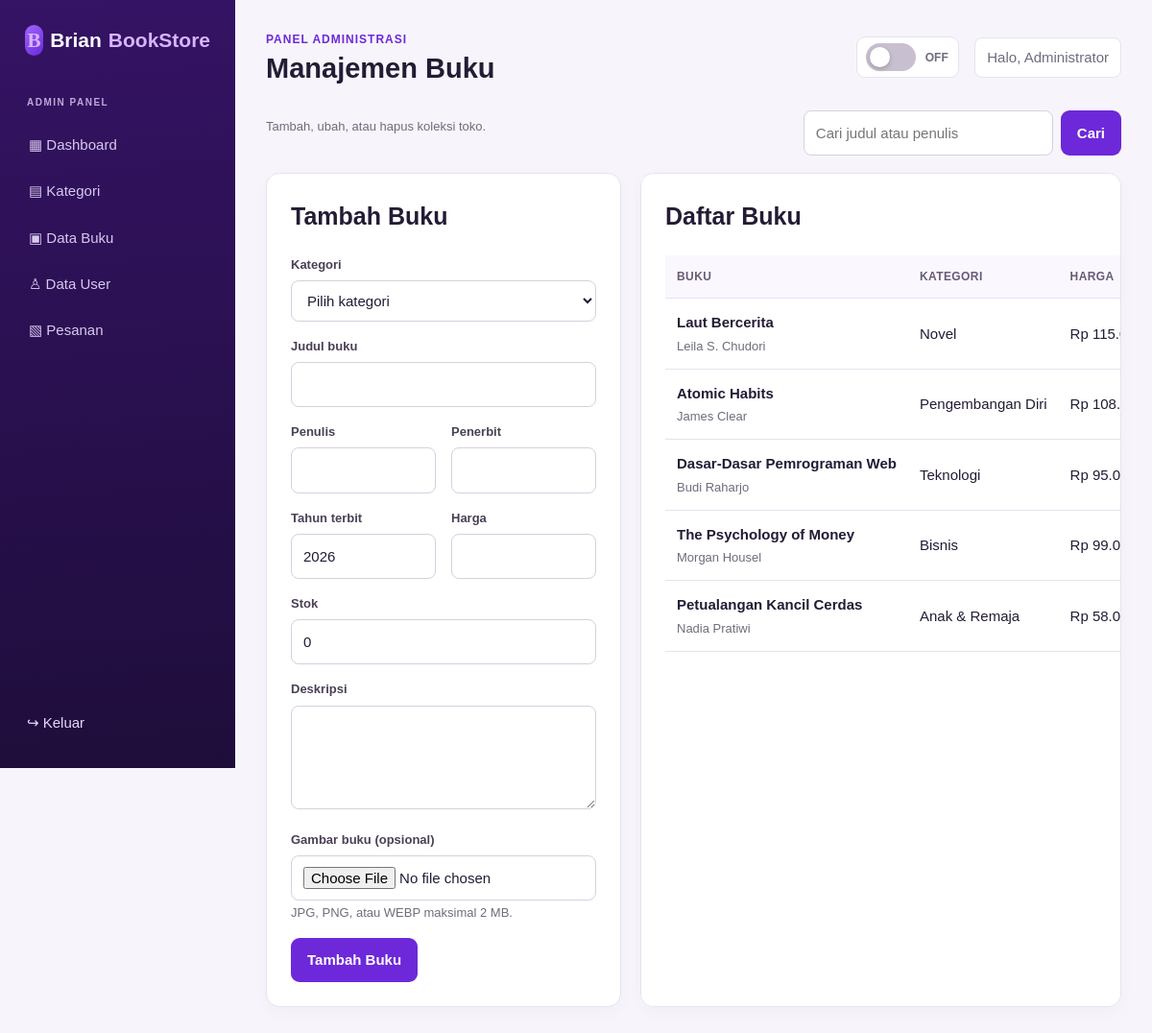
/admin/buku.php (signed in), run on the app's committed database.
### tables this page shows
CREATE TABLE buku (
  id_buku INT UNSIGNED AUTO_INCREMENT PRIMARY KEY,
  id_kategori INT UNSIGNED NOT NULL,
  judul_buku VARCHAR(200) NOT NULL,
  penulis VARCHAR(150) NOT NULL,
  penerbit VARCHAR(150) NOT NULL,
  tahun_terbit YEAR NOT NULL,
  harga DECIMAL(12, 2) UNSIGNED NOT NULL,
  stok INT UNSIGNED NOT NULL DEFAULT 0,
  deskripsi TEXT NOT NULL,
  gambar VARCHAR(255) DEFAULT NULL,
  created_at TIMESTAMP DEFAULT CURRENT_TIMESTAMP,
  CONSTRAINT fk_buku_kategori
    FOREIGN KEY (id_kategori)
    REFERENCES kategori (id_kategori)
    ON UPDATE CASCADE
    ON DELETE RESTRICT
);

CREATE TABLE kategori (
  id_kategori INT UNSIGNED AUTO_INCREMENT PRIMARY KEY,
  nama_kategori VARCHAR(100) NOT NULL UNIQUE
);

### includes/functions.php (called while the page is built, shortened)
<?php
function e($value): string
{
    return htmlspecialchars((string) $value, ENT_QUOTES, 'UTF-8');
}
function rupiah($amount): string
{
    return 'Rp ' . number_format((float) $amount, 0, ',', '.');
}

### admin/buku.php (the view, shortened to what this page needs)
<?php
require_once __DIR__ . '/../includes/functions.php';
$edit = null;
$query = trim($_GET['q'] ?? '');
$stmt = $pdo->prepare(
    'SELECT b.*, k.nama_kategori
     FROM buku b
     JOIN kategori k ON k.id_kategori = b.id_kategori
     WHERE b.judul_buku LIKE ? OR b.penulis LIKE ?
     ORDER BY b.created_at DESC'
);
$stmt->execute(['%' . $query . '%', '%' . $query . '%']);
$books = $stmt->fetchAll();
require __DIR__ . '/../includes/admin_header.php';
?>
<div class="admin-toolbar">
  <div>
    <p class="helper">Tambah, ubah, atau hapus koleksi toko.</p>
  </div>
  <form class="search-inline" method="get">
    <input name="q" value="<?= e($query) ?>" placeholder="Cari judul atau penulis">
    <button type="submit">Cari</button>
  </form>
</div>
<div class="admin-grid">
  <section class="card">
    <h2><?= $edit ? 'Ubah Buku' : 'Tambah Buku' ?></h2>
    <form method="post" enctype="multipart/form-data">
      <div class="form-group">
        <label for="id_kategori">Kategori</label>
        <select id="id_kategori" name="id_kategori" required>
          <option value="">Pilih kategori</option>
        </select>
      </div>
      <div class="form-group">
        <label for="judul_buku">Judul buku</label>
        <input
          id="judul_buku"
          name="judul_buku"
          required
          value="<?= e($edit['judul_buku'] ?? '') ?>"
        >
      </div>
      <div class="form-row">
        <div class="form-group">
          <label for="penulis">Penulis</label>
          <input id="penulis" name="penulis" required value="<?= e($edit['penulis'] ?? '') ?>">
        </div>
        <div class="form-group">
          <label for="penerbit">Penerbit</label>
          <input id="penerbit" name="penerbit" required value="<?= e($edit['penerbit'] ?? '') ?>">
        </div>
      </div>
      <div class="form-row">
        <div class="form-group">
          <label for="tahun_terbit">Tahun terbit</label>
          <input
            id="tahun_terbit"
            type="number"
            name="tahun_terbit"
            min="1000"
            max="<?= date('Y') + 1 ?>"
            required
            value="<?= e($edit['tahun_terbit'] ?? date('Y')) ?>"
          >
        </div>
        <div class="form-group">
          <label for="harga">Harga</label>
          <input
            id="harga"
            type="number"
            name="harga"
            min="0"
            required
            value="<?= e($edit['harga'] ?? '') ?>"
          >
        </div>
      </div>
      <div class="form-group">
        <label for="stok">Stok</label>
        <input
          id="stok"
          type="number"
          name="stok"
          min="0"
          required
          value="<?= e($edit['stok'] ?? 0) ?>"
        >
      </div>
      <div class="form-group">
        <label for="deskripsi">Deskripsi</label>
        <textarea id="deskripsi" name="deskripsi" required><?= e($edit['deskripsi'] ?? '') ?></textarea>
      </div>
      <div class="form-group">
        <label for="gambar">Gambar buku (opsional)</label>
        <input id="gambar" type="file" name="gambar" accept="image/jpeg,image/png,image/webp">
        <span class="helper">JPG, PNG, atau WEBP maksimal 2 MB.</span>
      </div>
      <button type="submit"><?= $edit ? 'Simpan Perubahan' : 'Tambah Buku' ?></button>
    </form>
  </section>
  <section class="card table-wrap">
    <h2>Daftar Buku</h2>
    <table class="data-table">
      <thead>
        <tr>
          <th>Buku</th>
          <th>Kategori</th>
          <th>Harga</th>
        </tr>
      </thead>
      <tbody>
        <?php foreach ($books as $book): ?>
          <tr>
            <td>
              <b><?= e($book['judul_buku']) ?></b><br>
              <span class="helper"><?= e($book['penulis']) ?></span>
            </td>
            <td><?= e($book['nama_kategori']) ?></td>
            <td><?= rupiah($book['harga']) ?></td>
          </tr>
        <?php endforeach; ?>
      </tbody>
    </table>
  </section>
</div>
<?php require __DIR__ . '/../includes/admin_footer.php'; ?>

### assets/css/style.css (style rules this page uses)
:root { --purple: #6d28d9; --purple-dark: #4c1d95; --purple-soft: #f3e8ff; --ink: #241b35; --muted: #716b7d; --line: #e8e1ef; --success: #16803c; --danger: #c81e3a; --shadow: 0 12px 30px rgba(79, 38, 120, 0.1); }
* { box-sizing: border-box; }
body { margin: 0; background: #fbfaff; color: var(--ink); font: 15px/1.55 Arial, Helvetica, sans-serif; transition: background-color 0.2s ease, color 0.2s ease; }
h1, h2, h3, p { margin-top: 0; }
h2 { font-size: 25px; }
button, input, textarea, select { font: inherit; }
.button, button { display: inline-block; cursor: pointer; border: 0; border-radius: 9px; background: var(--purple); color: #fff; font-weight: 700; padding: 11px 17px; transition: 0.2s; }
.card { border: 1px solid var(--line); border-radius: 14px; background: #fff; box-shadow: 0 5px 15px rgba(59, 31, 93, 0.03); padding: 25px; }
.form-group { margin-bottom: 16px; }
.form-row { display: grid; grid-template-columns: 1fr 1fr; gap: 16px; }
label { display: block; margin-bottom: 6px; color: #4a4056; font-size: 13px; font-weight: 700; }
input, textarea, select { width: 100%; border: 1px solid #d8cfdf; border-radius: 8px; outline: none; background: #fff; color: var(--ink); padding: 11px 12px; }
textarea { min-height: 108px; resize: vertical; }
.helper { color: var(--muted); font-size: 13px; }
.table-wrap { overflow: auto; }
.data-table { width: 100%; border-collapse: collapse; white-space: nowrap; }
.data-table th, .data-table td { border-bottom: 1px solid var(--line); padding: 13px 12px; text-align: left; }
.data-table th { background: #faf7ff; color: #685b75; font-size: 12px; letter-spacing: 0.4px; text-transform: uppercase; }
.data-table td { vertical-align: middle; }
.admin-body { background: #f7f5fb; }
.admin-toolbar { display: flex; align-items: center; justify-content: space-between; gap: 15px; margin-bottom: 18px; }
.admin-toolbar .search-inline { display: flex; gap: 8px; }
.admin-toolbar .search-inline input { width: 260px; }
.admin-grid { display: grid; grid-template-columns: 370px 1fr; gap: 20px; }

### data on the page
buku: judul_buku "Laut Bercerita", penulis "Leila S. Chudori", id_kategori.nama_kategori "Novel", harga "Rp…"
buku: judul_buku "Atomic Habits", penulis "James Clear", id_kategori.nama_kategori "Pengembangan Diri", harga "Rp…"
buku: judul_buku "Dasar-Dasar Pemrograman Web", penulis "Budi Raharjo", id_kategori.nama_kategori "Teknologi", harga "Rp…"
buku: judul_buku "The Psychology of Money", penulis "Morgan Housel", id_kategori.nama_kategori "Bisnis", harga "Rp…"
buku: judul_buku "Petualangan Kancil Cerdas", penulis "Nadia Pratiwi", id_kategori.nama_kategori "Anak & Remaja", harga "Rp…"

### other printed values
$page_title "Manajemen Buku"
$_SESSION['admin_nama'] "Administrator"
